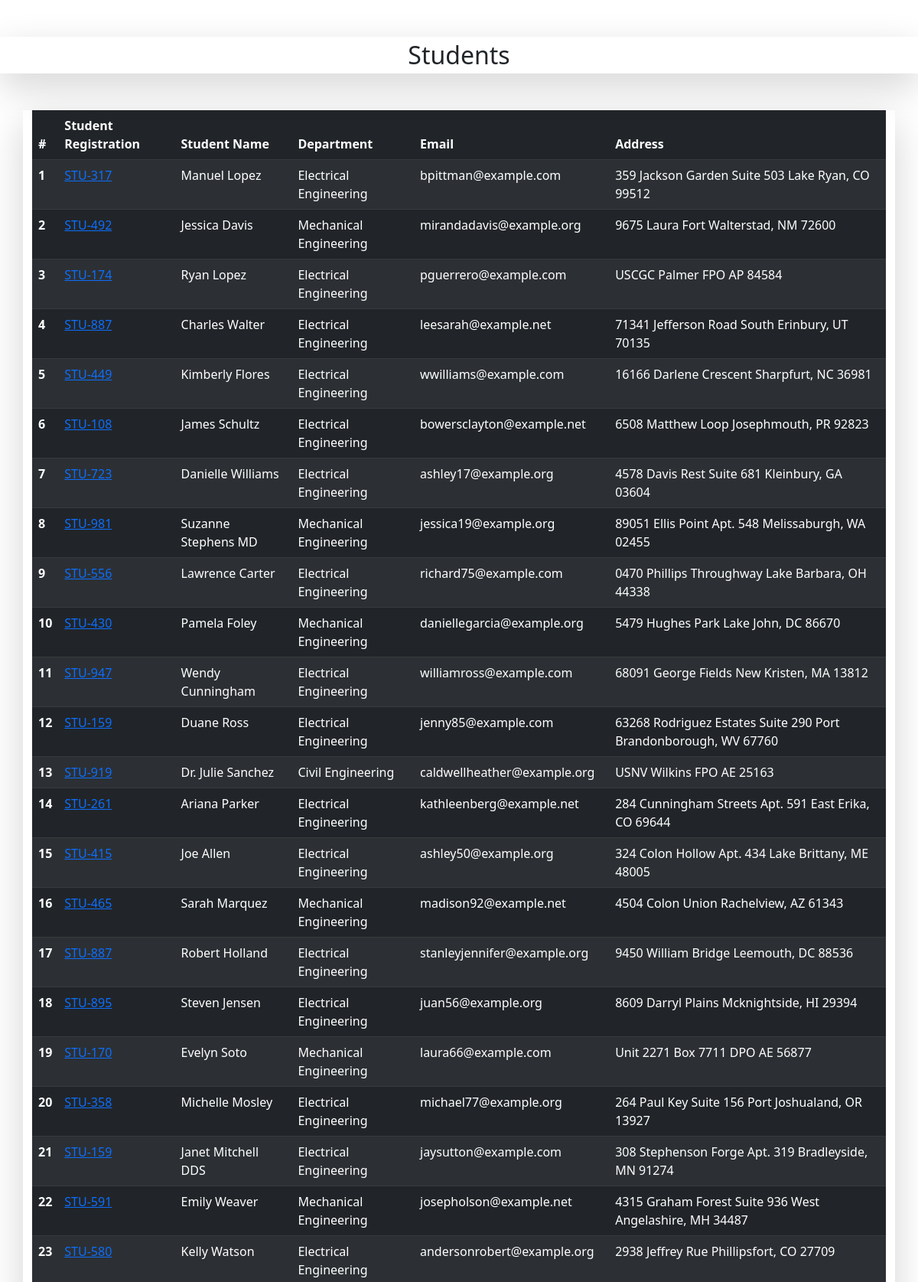
The app's page /rank-wise-students/ (upper part) with its own data.
### StudentReportCard/models.py (models this page shows, shortened)
class Student_Rank(models.Model):
    student = models.ForeignKey(Student, on_delete=models.CASCADE, related_name='student_rank')
    student_rank = models.IntegerField()
    date_of_generating_report = models.DateField(auto_now_add=True)
    class Meta:
        unique_together = ['student_rank', 'date_of_generating_report']

class Student(models.Model):
    student_id = models.OneToOneField(StudentId, related_name = 'studentID' , on_delete=models.CASCADE)
    department = models.ForeignKey(Department, related_name='department', on_delete=models.CASCADE)
    student_name = models.CharField(max_length=50, default=None)
    student_email = models.EmailField(unique=True)
    student_age = models.IntegerField(default=None)
    student_address = models.TextField(default=None)
    is_deleted = models.BooleanField(default=False, null=True)
    objects = Student_manager()
    admin_objects = models.Manager()
    class Meta:
        ordering = ['student_name']
        verbose_name = 'student'

class StudentId(models.Model):
    student_id = models.CharField(max_length=100)

class Department(models.Model):
    department_name = models.CharField(max_length=100)
    class Meta:
        ordering = ['department']

### StudentReportCard/views.py (the view)
# urls.py: path('rank-wise-students/', rank_wise_students, name='rank wise students'),
def rank_wise_students(request):
    if request.method == 'GET':
        students = Student_Rank.objects.all().order_by('student_rank')
        return render(request, 'rank_wise_student.html', {'students' : students})

### StudentReportCard/Templates/rank_wise_student.html (shortened to what this page needs)
{% extends 'base.html'%}
{%block body%}
<main class="shadow-lg">
    <h2 class="modal-title text-center">Students</h2>
</main>
<div class="container mt-5 shadow-lg">
    <table class="table table-striped table-dark">
        <thead>
        <tr>
            <th scope="col">#</th>
            <th scope="col">Student Registration</th>
            <th scope="col">Student Name</th>
            <th scope="col">Department</th>
            <th scope="col">Email</th>
            <th scope="col">Address</th>
        </tr>
        </thead>
        <tbody>
        {% for s in students%}
        <tr>
            <th scope="row">{{forloop.counter}}</th>
            <td><a href="/reportdetail/{{s.student.student_id.student_id}}" >{{s.student.student_id.student_id}} </a></td>
            <td>{{s.student.student_name}}</td>
            <td>{{s.student.department.department_name}}</td>
            <td>{{s.student.student_email}}</td>
            <td>{{s.student.student_address}}</td>
        </tr>
        {% endfor %}
        </tbody>
    </table>
</div>
{% endblock %}

### records on screen
Student_Rank: student.student_id.student_id "STU-317", student.student_name "Manuel Lopez", student.department.department_name "Electrical Engineering", student.student_email "bpittman@example.com", student.student_address "359 Jackson Garden Suite 503 Lake Ryan, CO 99512"
Student_Rank: student.student_id.student_id "STU-492", student.student_name "Jessica Davis", student.department.department_name "Mechanical Engineering", student.student_email "mirandadavis@example.org", student.student_address "9675 Laura Fort Walterstad, NM 72600"
Student_Rank: student.student_id.student_id "STU-174", student.student_name "Ryan Lopez", student.department.department_name "Electrical Engineering", student.student_email "pguerrero@example.com", student.student_address "USCGC Palmer FPO AP 84584"
Student_Rank: student.student_id.student_id "STU-887", student.student_name "Charles Walter", student.department.department_name "Electrical Engineering", student.student_email "leesarah@example.net", student.student_address "71341 Jefferson Road South Erinbury, UT 70135"
Student_Rank: student.student_id.student_id "STU-449", student.student_name "Kimberly Flores", student.department.department_name "Electrical Engineering", student.student_email "wwilliams@example.com", student.student_address "16166 Darlene Crescent Sharpfurt, NC 36981"
Student_Rank: student.student_id.student_id "STU-108", student.student_name "James Schultz", student.department.department_name "Electrical Engineering", student.student_email "bowersclayton@example.net", student.student_address "6508 Matthew Loop Josephmouth, PR 92823"
Student_Rank: student.student_id.student_id "STU-723", student.student_name "Danielle Williams", student.department.department_name "Electrical Engineering", student.student_email "ashley17@example.org", student.student_address "4578 Davis Rest Suite 681 Kleinbury, GA 03604"
Student_Rank: student.student_id.student_id "STU-981", student.student_name "Suzanne Stephens MD", student.department.department_name "Mechanical Engineering", student.student_email "jessica19@example.org", student.student_address "89051 Ellis Point Apt. 548 Melissaburgh, WA 02455"
Student_Rank: student.student_id.student_id "STU-556", student.student_name "Lawrence Carter", student.department.department_name "Electrical Engineering", student.student_email "richard75@example.com", student.student_address "0470 Phillips Throughway Lake Barbara, OH 44338"
Student_Rank: student.student_id.student_id "STU-430", student.student_name "Pamela Foley", student.department.department_name "Mechanical Engineering", student.student_email "daniellegarcia@example.org", student.student_address "5479 Hughes Park Lake John, DC 86670"
Student_Rank: student.student_id.student_id "STU-947", student.student_name "Wendy Cunningham", student.department.department_name "Electrical Engineering", student.student_email "williamross@example.com", student.student_address "68091 George Fields New Kristen, MA 13812"
Student_Rank: student.student_id.student_id "STU-159", student.student_name "Duane Ross", student.department.department_name "Electrical Engineering", student.student_email "jenny85@example.com", student.student_address "63268 Rodriguez Estates Suite 290 Port Brandonborough, WV 67760"
Student_Rank: student.student_id.student_id "STU-919", student.student_name "Dr. Julie Sanchez", student.department.department_name "Civil Engineering", student.student_email "caldwellheather@example.org", student.student_address "USNV Wilkins FPO AE 25163"
Student_Rank: student.student_id.student_id "STU-261", student.student_name "Ariana Parker", student.department.department_name "Electrical Engineering", student.student_email "kathleenberg@example.net", student.student_address "284 Cunningham Streets Apt. 591 East Erika, CO 69644"
Student_Rank: student.student_id.student_id "STU-415", student.student_name "Joe Allen", student.department.department_name "Electrical Engineering", student.student_email "ashley50@example.org", student.student_address "324 Colon Hollow Apt. 434 Lake Brittany, ME 48005"
Student_Rank: student.student_id.student_id "STU-465", student.student_name "Sarah Marquez", student.department.department_name "Mechanical Engineering", student.student_email "madison92@example.net", student.student_address "4504 Colon Union Rachelview, AZ 61343"
Student_Rank: student.student_id.student_id "STU-887", student.student_name "Robert Holland", student.department.department_name "Electrical Engineering", student.student_email "stanleyjennifer@example.org", student.student_address "9450 William Bridge Leemouth, DC 88536"
Student_Rank: student.student_id.student_id "STU-895", student.student_name "Steven Jensen", student.department.department_name "Electrical Engineering", student.student_email "juan56@example.org", student.student_address "8609 Darryl Plains Mcknightside, HI 29394"
Student_Rank: student.student_id.student_id "STU-170", student.student_name "Evelyn Soto", student.department.department_name "Mechanical Engineering", student.student_email "laura66@example.com", student.student_address "Unit 2271 Box 7711 DPO AE 56877"
Student_Rank: student.student_id.student_id "STU-358", student.student_name "Michelle Mosley", student.department.department_name "Electrical Engineering", student.student_email "michael77@example.org", student.student_address "264 Paul Key Suite 156 Port Joshualand, OR 13927"
Student_Rank: student.student_id.student_id "STU-159", student.student_name "Janet Mitchell DDS", student.department.department_name "Electrical Engineering", student.student_email "jaysutton@example.com", student.student_address "308 Stephenson Forge Apt. 319 Bradleyside, MN 91274"
Student_Rank: student.student_id.student_id "STU-591", student.student_name "Emily Weaver", student.department.department_name "Mechanical Engineering", student.student_email "josepholson@example.net", student.student_address "4315 Graham Forest Suite 936 West Angelashire, MH 34487"
Student_Rank: student.student_id.student_id "STU-580", student.student_name "Kelly Watson", student.department.department_name "Electrical Engineering", student.student_email "andersonrobert@example.org", student.student_address "2938 Jeffrey Rue Phillipsfort, CO 27709"
